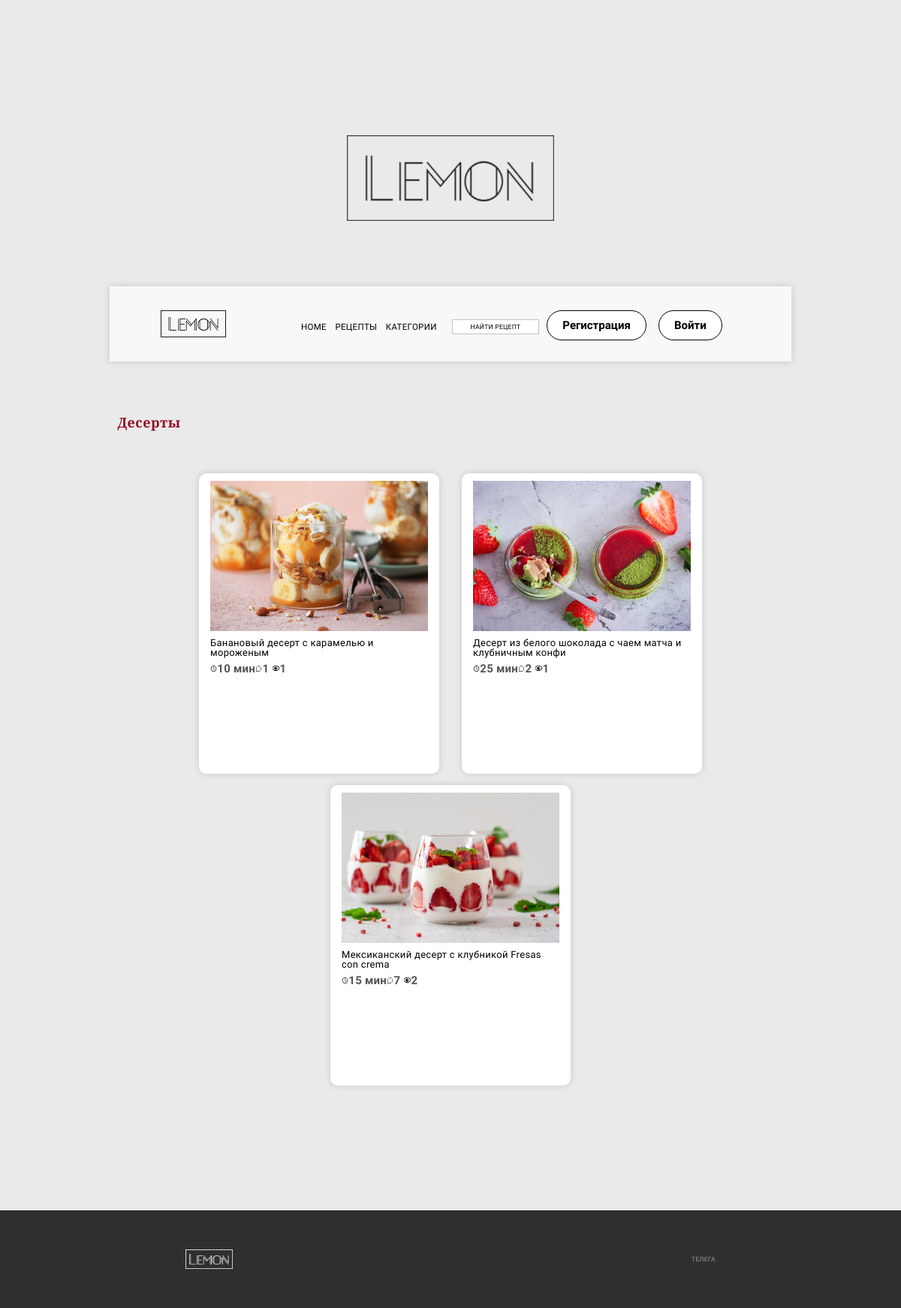
/category/deserty/, run on the app's committed database.
### food/models.py (models this page shows, shortened)
class Post(models.Model):
    author = models.ForeignKey(User, verbose_name='Автор', on_delete=models.CASCADE, related_name='post_author')
    title = models.CharField(verbose_name='Название', max_length=155)
    description = models.TextField(verbose_name='Описание')
    image = models.ImageField(verbose_name='Изображение', upload_to='post/')
    ingredients = RichTextField()
    date_create = models.DateTimeField(verbose_name='Дата создания', auto_now_add=True)
    time_preparing = models.CharField(verbose_name='Время приготовления', max_length=10)
    tags = models.ManyToManyField(Tags, related_name='post_tags', blank=True)
    views = models.ManyToManyField(User, verbose_name='post_views', blank=True, related_name='post_views')
    favorite = models.ManyToManyField(User, verbose_name='Добавившие в избранное', blank=True, related_name='favorite_posts')
    category = models.ForeignKey(Category, verbose_name='Категория', related_name='post_category', on_delete=models.CASCADE)
    slug = models.SlugField(verbose_name='URL')
    def get_absolute_url(self):
        return reverse('detail_food', kwargs={'food_slug': self.slug})
    def total_views(self):
        return self.views.count()
    class Meta:
        verbose_name = 'Пост'
        verbose_name_plural = 'Посты'
        ordering = ('-date_create',)

class Category(models.Model):
    name = models.CharField(verbose_name='Название', max_length=30)
    image = models.ImageField(verbose_name='Изображение', upload_to='category/')
    is_main = models.BooleanField(verbose_name='На главной', default=False)
    slug = models.SlugField(verbose_name='URL')
    class Meta:
        verbose_name = 'Категория'
        verbose_name_plural = 'Категории'

### food/views.py (the view)
# urls.py: path('category/<slug:category_slug>/', views.CategoryTagView.as_view(), name='category'),
class CategoryTagView(ListView):
    model = Category
    template_name = 'food/category.html'
    context_object_name = 'categories'
    def get_queryset(self):
        post = Category.objects.order_by('?')
        if self.kwargs.get('category_slug'):
            post = Post.objects.filter(category__slug=self.kwargs.get('category_slug')).select_related('category')
        return post

### food/templatetags/index_tags.py (called while the page is built)
@register.simple_tag()
def get_category():
    return Category.objects.all()[:4]

### templates/food/category.html (shortened to what this page needs)
{% extends 'base.html' %}
{% load static %}
{% block content %}
    <section class="triple">
        <div class="container">
            <h1 class="my__h2">{% for cat in categories %}{% if forloop.first %}{{ cat.category.name }}{% endif %}{% endfor %}</h1>
            <div class="triple__row">
                {% for category in categories %}
                    <div class="triple__column">
                        <div class="triple__item">
                            <a href="{{ category.get_absolute_url }}"><img class="triple__img3" src="{{ category.image.url }}"></a>
                            <a class="triple__title title__text"
                               href="{{ category.get_absolute_url }}">{{ category.title }}</a>
                            <div class="triple__info">
                            {% if category.time_preparing %}
                                <div class="triple__info-clock">
                                    <img src="{% static 'img/clock_hour_minute_second_time_timer_watch_icon_123193.png' %}"
                                        alt="">
                                </div>
                                <span class="span__text">{{ category.time_preparing }}</span>
                                <div class="triple__info-comment">
                                    <img src="{% static 'img/comment_120216.png' %}" alt="">
                                </div>
                                <span class="span__text">{{ category.post_comment.all.count }}</span>
                                <div class="triple__info-glazok">
                                    <img src="{% static 'img/seo-social-web-network-internet_232_icon-icons.com_61542 (1).png' %}"
                                         alt="">
                                </div>
                                <span class="span__text">{{ category.total_views }}</span>
                            {% endif %}
                        </div>
                        </div>
                        <span class="post__category my__h2">{{ category.name }}</span>
                    </div>
                {% endfor %}
            </div>
        </div>
    </section>
{% endblock %}

### static/css/style.css (style rules this page uses)
* { padding: 0; margin: 0; border: 0; }
*, *:before, *:after { box-sizing: border-box; }
html, body { height: 100%; width: 100%; font-size: 100%; line-height: 1; font-size: 16px; -ms-text-size-adjust: 100%; -moz-text-size-adjust: 100%; -webkit-text-size-adjust: 100%; }
a, a:visited { text-decoration: none; }
img { vertical-align: top; }
h1, h2, h3, h4, h5, h6 { font-size: inherit; font-weight: inherit; }
html, body { font-size: 62.5%; }
@media (max-width: 108em) { html { font-size: 9px; } }
@media (max-width: 105em) { html { font-size: 8.75px; } }
@media (max-width: 91.5em) { html { font-size: 7.9px; } }
@media (max-width: 91em) { html { font-size: 8.4px; } }
@media (max-width: 90em) { html { font-size: 7.9px; } }
@media (max-width: 80em) { html { font-size: 7.2px; } }
body { background-color: #eaeaea; }
.container { max-width: 130rem; padding: 0 2rem; margin: auto; }
.triple { margin: 0 auto; }
.triple__row { background-color: #ffffff; display: flex; padding: 4rem 10px 7.2rem; flex-wrap: wrap; background-color: #eaeaea; justify-content: center; }
.triple__column { width: 320px; padding: 10px 15px 0; margin-bottom: 15px; margin: 0 15px 15px; background-color: white; border-radius: 10px; height: 400px; box-shadow: 0px 0px 1.3rem 0px rgb(0 0 0 / 15%); }
.triple__item { text-align: left; height: 333px; }
.triple__img3 { height: 200px; width: 100%; object-fit: cover; }
.triple__title { font-family: "Josefin Sans"; font-size: 1.8rem; font-weight: 300; letter-spacing: 0.025em; color: #000000; margin-bottom: 1rem; display: block; padding-top: 10px; }
.triple__info { display: flex; align-items: center; font-size: 1.2rem; font-weight: 300; letter-spacing: 0.025em; color: #555555; margin-bottom: 75px; }
.triple__info img { height: 100%; width: 100%; -o-object-fit: cover; object-fit: cover; }
.triple__info-clock { width: 1.3rem; height: 1.3rem; }
.triple__info-comment { width: 1.3rem; height: 1.3rem; }
.triple__info-glazok { width: 1.3rem; height: 1.3rem; margin-left: 5px; }
.span__text { font-size: 15px; font-weight: 900; }
.my__h2 { font-weight: 600; text-align: left; font-family: "Playfair Display"; font-size: 2.5rem; letter-spacing: 0.025em; color: #921026; padding: 10px 10px; margin-bottom: 20px; }
.post__category { bottom: 10; }

### data on the page
Post: category.name "Десерты", image (picture), title "Банановый десерт с карамелью и мороженым", time_preparing "10 мин", post_comment.all.count "1", total_views "1"
Post: image (picture), title "Десерт из белого шоколада с чаем матча и клубничным конфи", time_preparing "25 мин", post_comment.all.count "2", total_views "1"
Post: image (picture), title "Мексиканский десерт с клубникой Fresas con crema", time_preparing "15 мин", post_comment.all.count "7", total_views "2"
